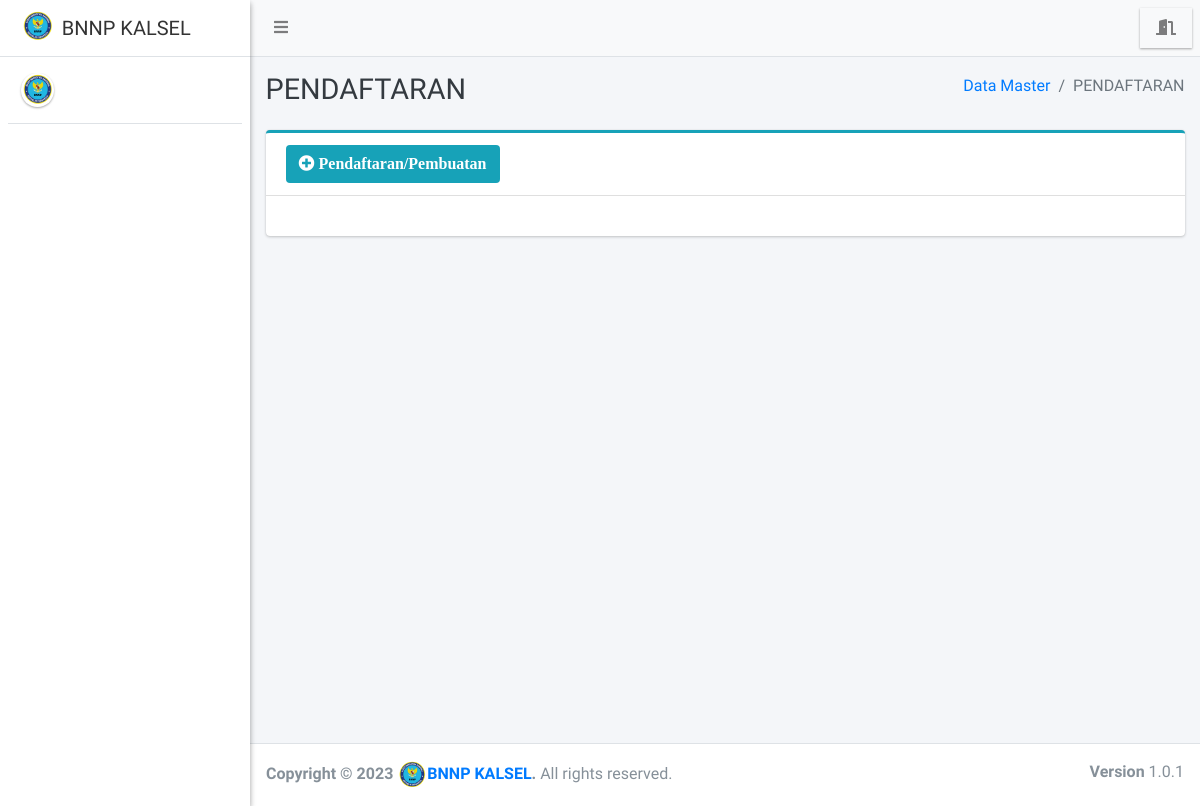
The app's page /perusahaan/pendaftaran/index.php, older data.
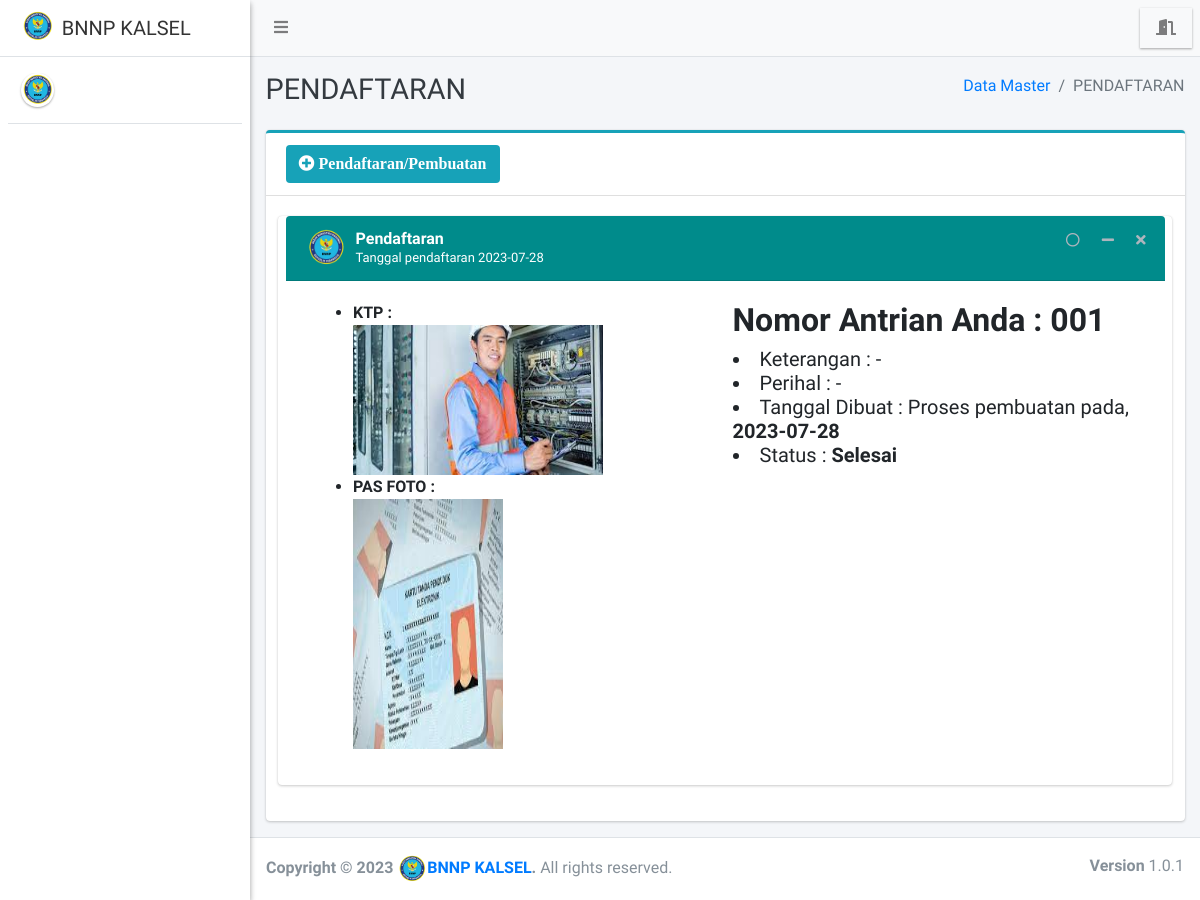
The same page, newer data.
### tables this page shows
CREATE TABLE `pendaftaran_pegawai` (
  `id_pendaftaran_pegawai` int(11) NOT NULL,
  `id_perusahaan` int(11) NOT NULL,
  `id_pegawai` int(11) DEFAULT NULL,
  `nomor_antrian` varchar(5) DEFAULT NULL,
  `ktp` varchar(255) DEFAULT NULL,
  `foto` varchar(150) DEFAULT NULL,
  `tgl_pendaftaran` date DEFAULT NULL,
  `tgl_buat` date DEFAULT NULL,
  `tgl_ambil` date DEFAULT NULL,
  `ket` text,
  `perihal` text,
  `hasil_tes` varchar(20) DEFAULT NULL,
  `status_pendaftaran` varchar(100) DEFAULT NULL
);

### config/config.php (called while the page is built, shortened)
<?php
	function base_url($url = null){
		$base_url = "http://localhost:8888/bnn";
		if ($url != null) {
			return $base_url."/".$url;
		}else{
			return $base_url;
		}
	}
 ?>

### perusahaan/pendaftaran/index.php (the view, shortened to what this page needs)
<?php
require '../../config/config.php';
require '../../config/koneksi.php';
?>
<!DOCTYPE html>
<html>
<?php
include '../../templates/head.php';
?>
<body class="hold-transition sidebar-mini layout-fixed">
    <div class="wrapper">
        <?php
        include '../../templates/navbar.php';
        ?>
        <?php
        include '../../templates/sidebar.php';
        ?>
        <div class="content-wrapper">
            <div class="content-header">
                <div class="container-fluid">
                    <div class="row mb-2">
                        <div class="col-sm-6">
                            <h1 class="m-0 text-dark">PENDAFTARAN</h1>
                        </div>
                        <div class="col-sm-6">
                            <ol class="breadcrumb float-sm-right">
                                <li class="breadcrumb-item"><a href="#">Data Master</a></li>
                                <li class="breadcrumb-item active">PENDAFTARAN</li>
                            </ol>
                        </div>
                    </div>
                </div>
            </div>
            <section class="content">
                <div class="container-fluid">
                    <div class="row">
                        <div class="col-12">
                            <div class="card card-info card-outline">
                                <div class="card-header">
                                    <a href="tambah" class="btn bg-info"><i class="fa fa-plus-circle"> Pendaftaran/Pembuatan</i></a>
                                </div>
                                <div class="card-body">
                                    <?php
                                    $list = $koneksi->query("SELECT * FROM pendaftaran_pegawai AS p
                                            LEFT JOIN pegawai AS pl ON p.id_pegawai = pl.id_pegawai
                                            LEFT JOIN perusahaan AS pr ON pl.id_perusahaan = pr.id_perusahaan
                                            WHERE p.status_pendaftaran = 'Selesai' ORDER BY p.id_pendaftaran_pegawai DESC");
                                    ?>
                                    <div class="row">
                                        <?php foreach ($list as $l) { ?>
                                            <div class="card card-widget col-12">
                                                <div class="card-header" style="background-color:darkcyan;">
                                                    <div class="user-block">
                                                        <img class="img-circle" src="<?= base_url() ?>/assets/dist/img/bnn.png" alt="User Image">
                                                        <span class="username"><a href="#" style="color:white;">Pendaftaran</a></span>
                                                        <span class="description" style="color:white;">Tanggal pendaftaran <?php echo $l['tgl_pendaftaran']; ?></span>
                                                    </div>
                                                    <div class="card-tools">
                                                        <button type="button" class="btn btn-tool" data-toggle="tooltip" title="Mark as read">
                                                            <i class="far fa-circle"></i></button>
                                                        <button type="button" class="btn btn-tool" data-card-widget="collapse"><i class="fas fa-minus"></i>
                                                        </button>
                                                        <button type="button" class="btn btn-tool" data-card-widget="remove"><i class="fas fa-times"></i>
                                                        </button>
                                                    </div>
                                                </div>
                                                <div class="card-body">
                                                    <div class="col-12">
                                                        <div class="row">
                                                            <div class="col-6">
                                                                <tbody style="background-color: white">
                                                                    <ul>
                                                                        <b>
                                                                            <li>KTP : <br><img style="text-align: center;" width="250px" height="150px" src="<?= base_url() ?>/filektp/<?= $l['ktp'] ?>"></li>
                                                                            <li>PAS FOTO : <br><img style="text-align: center;" width="150px" height="250px" src="<?= base_url() ?>/filefoto/<?= $l['foto'] ?>"></li>
                                                                        </b>
                                                                    </ul>
                                                                </tbody>
                                                            </div>
                                                            <div class="col-6">
                                                                <h2><b>Nomor Antrian Anda : <?= $l['nomor_antrian'] ?></b></h2>
                                                                <h5>
                                                                    <li>Keterangan : <?= $l['ket'] ?></li>
                                                                    <li>Perihal : <?= $l['perihal'] ?></li>
                                                                    <li>Tanggal Dibuat :
                                                                        <?php
                                                                        if ($l['tgl_buat'] == NULL) {
                                                                            echo "<u>Menunggu Informasi</u>";
                                                                        } else {
                                                                            echo "Proses pembuatan pada, " . "<b>" . $l['tgl_buat'] . "</b>";
                                                                        }
                                                                        ?>
                                                                    </li>
                                                                    <li>Status : <b><?= $l['status_pendaftaran'] ?></b></li>
                                                                    <br>
                                                                </h5>
                                                            </div>
                                                        </div>
                                                    </div>
                                                </div>
                                            </div>
                                        <?php } ?>
                                    </div>
                                </div>
                            </div>
                        </div>
                    </div>
            </section>
        </div>
        <?php include_once "../../templates/footer.php"; ?>
    </div>
</body>
</html>

### templates/head.php (shortened to what this page needs)
<head>
  <link rel="stylesheet" href="<?= base_url() ?>/assets/plugins/fontawesome-free/css/all.min.css">
  <link rel="stylesheet" href="https://code.ionicframework.com/ionicons/2.0.1/css/ionicons.min.css">
  <link rel="stylesheet" href="<?= base_url() ?>/assets/plugins/datatables-bs4/css/dataTables.bootstrap4.css">
  <link rel="stylesheet" href="<?= base_url() ?>/assets/plugins/ekko-lightbox/ekko-lightbox.css">
  <link rel="stylesheet" href="<?= base_url() ?>/assets/plugins/bootstrap-fileupload/bootstrap-fileupload.min.css">
  <link rel="stylesheet" href="<?= base_url() ?>/assets/plugins/tempusdominus-bootstrap-4/css/tempusdominus-bootstrap-4.min.css">
  <link rel="stylesheet" href="<?= base_url() ?>/assets/plugins/select2/css/select2.min.css">
  <link rel="stylesheet" href="<?= base_url() ?>/assets/plugins/select2-bootstrap4-theme/select2-bootstrap4.min.css">
  <link rel="stylesheet" href="<?= base_url() ?>/assets/plugins/icheck-bootstrap/icheck-bootstrap.min.css">
  <link rel="stylesheet" href="<?= base_url() ?>/assets/plugins/jqvmap/jqvmap.min.css">
  <link rel="stylesheet" href="<?= base_url() ?>/assets/dist/css/adminlte.min.css">
  <link rel="stylesheet" href="<?= base_url() ?>/assets/plugins/overlayScrollbars/css/OverlayScrollbars.min.css">
  <link rel="stylesheet" href="<?= base_url() ?>/assets/plugins/daterangepicker/daterangepicker.css">
  <link rel="stylesheet" href="<?= base_url() ?>/assets/plugins/summernote/summernote-bs4.css">
  <link rel="stylesheet" href="<?= base_url() ?>/assets/plugins/bootstrap-fileupload/bootstrap-fileupload.min.css">
  <link rel="stylesheet" href="<?= base_url() ?>/assets/alert/sweetalert.css">
</head>

### templates/navbar.php
<nav class="main-header navbar navbar-expand navbar-light navbar-light">
  <ul class="navbar-nav">
    <li class="nav-item">
      <a class="nav-link" data-widget="pushmenu" href="#"><i class="fas fa-bars"></i></a>
    </li>
  </ul>
  <ul class="navbar-nav ml-auto">
    <li class="nav-item dropdown img-square elevation-1">
      <a class="nav-link alert-logout" href="<?= base_url('logout') ?>">
        <i class="fas fa-door-open"></i>
      </a>
    </li>
  </ul>
</nav>

### templates/sidebar.php (shortened to what this page needs)
<aside class="main-sidebar sidebar-light elevation-2">
  <a href="#" class="brand-link">
    <img src="<?= base_url() ?>/assets/dist/img/bnn.png" style="width: px;" alt="#" class="brand-image" style="opacity: .8">
    <span class="font-weight-light"><b>BNNP KALSEL</b></span>
  </a>
  <div class="sidebar">
    <div class="user-panel mt-3 pb-3 d-flex">
      <div class="image">
        <img src="<?= base_url() ?>/assets/dist/img/bnn.png" class="img-circle elevation-1" alt="User Image">
      </div>
      <div class="info">
      </div>
    </div>
  </div>
</aside>

### templates/footer.php
<footer class="main-footer">
  <strong>Copyright &copy; <?= date('Y') ?> <img src="<?= base_url() ?>/assets/dist/img/bnn.png" style="width: 30px;" alt="#" class="brand-image" style="opacity: .8"><a href="#">BNNP KALSEL</a>.</strong>
  All rights reserved.
  <div class="float-right d-none d-sm-inline-block">
    <b>Version</b> 1.0.1
  </div>
</footer>

Row changes from the older to the newer data that the page shows:
added pendaftaran_pegawai: tgl_pendaftaran "2023-07-28", ktp (picture), foto (picture), nomor_antrian "001", ket "-", perihal "-", tgl_buat "2023-07-28", status_pendaftaran "Selesai"
